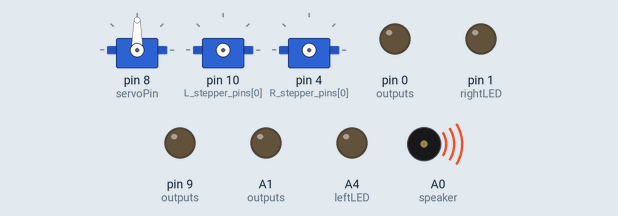
Simulated run of this sketch. Board: Arduino Uno, built with avr-gcc and run on an emulated ATmega328P. Parts: 3 × servo, output pins drawn as LEDs (lit = HIGH), buzzer (waves = sounding). Wiring (inferred from the names in the program): 2 × servo: signal pin 4 / signal pin 10. Random numbers use the default seed unless the sketch sets one; EEPROM starts erased; servo pulses on a pin are drawn as a servo (544–2400 µs = 0–180°); pins used as bus, display or sensor lines are not drawn. At 85.5 s the program stops and its outputs stay as they are.

Above: at 0.1 s.
At 0.6 s:
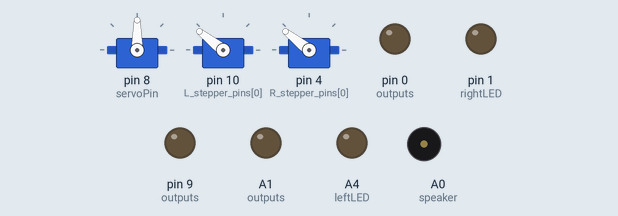
At 3.1 s:
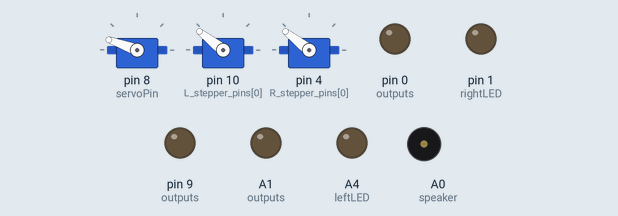
At 85.5 s:
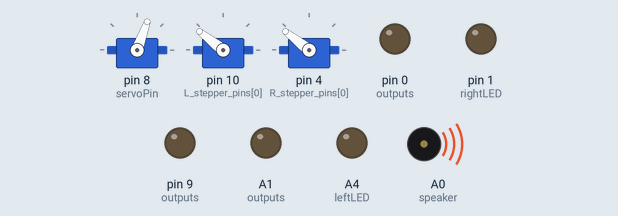
Timing chart, 0 to 87.0 s (numbered marks = the images above):
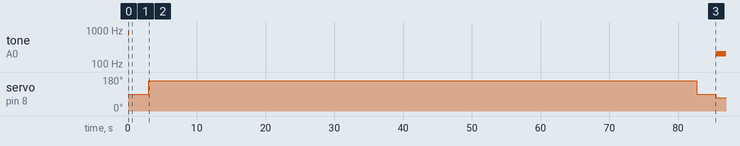

The sketch:

OSTR_patterns.ino
```cpp
// (licence header left out)
// [Tools] -> [Programmer] -> "USBtinyISP"
// [Tools] -> [Board] -> "Pro Trinket 3V/12 Mhz (USB)"

// Draws random patterns


#include <Servo.h>
#include <EEPROM.h>

// setup servo
int servoPin = 8;
int PEN_DOWN = 160; // angle of servo when pen is down
int PEN_UP = 90;   // angle of servo when pen is up
Servo penServo;

// robot specific parameters
float wheel_dia=51.75;     //   mm (increase = decrease distance
float wheel_base=74.0; //   mm (increase = spiral in)
byte leftDetector = A5;
byte leftEmitter = 0;
byte leftLED = A4;
byte rightDetector = A2;
byte rightEmitter = 9;
byte rightLED = 1;
byte button = A3;
byte speaker = A0;       // optional, if connected
byte speaker_sink = A1;

// Stepper parameters
int steps_rev=512;      //   512 for 64x gearbox, 128 for 16x gearbox
int delay_time=2;       //   time between steps in ms
int L_stepper_pins[] = {10, 12, 13, 11};  //PB2, PB4, PB5, PB3 [wires org->pink->blue->yel]
int R_stepper_pins[] = {4, 6, 5, 3};      //PD4, PD6, PD5, PD3

//               0b76543210
byte L_seq[4] = { B00100100,  //port PB
                  B00110000,
                  B00011000,
                  B00001100};

byte R_seq[4] = { B00011000,  // port PD
                  B01001000,
                  B01100000,
                  B00110000};

// arrays to help with setup
byte inputs[] = {leftDetector, rightDetector, button};
byte outputs[] = {leftEmitter, leftLED, rightEmitter, rightLED, servoPin, speaker, speaker_sink};

byte last_choice;  // remember laster pattern drawn (0 spiral, 1 snowflake)


void setup() {
  randomSeed(analogRead(A3));  // randomize on floating input
  for(int pin=0; pin<4; pin++){
    pinMode(L_stepper_pins[pin], OUTPUT);
    digitalWrite(L_stepper_pins[pin], LOW);
    pinMode(R_stepper_pins[pin], OUTPUT);
    digitalWrite(R_stepper_pins[pin], LOW);
  }
  // configure inputs
  for(int input=0; input<(sizeof(inputs)/sizeof(byte)); input++){
    pinMode(inputs[input], INPUT_PULLUP);
  }
  // configure outputs
  for(int output=0; output<(sizeof(outputs)/sizeof(byte)); output++){
    pinMode(outputs[output], OUTPUT);
    digitalWrite(output, LOW);
  }

  last_choice = EEPROM.read(1);
  if (last_choice > 1) {
    last_choice = 1; // may be very large first time
    EEPROM.write(1, last_choice);
  }

  tone(speaker, 800, 200);
  penServo.attach(servoPin);
  penUp();
}


void loop() {
  int length = random(30, 60);
  int petals = random(3, 8);
  int angle = random(50, 70);

  last_choice = !last_choice;
  EEPROM.write(1, last_choice);
  if(last_choice){// snowflake
    blinkEyes(petals);
    penDown();
    for (int petal = 0; petal < petals; petal++) {
      moveForward(length);
      turnRight(angle);
      moveForward(length);
      turnLeft(angle);
      moveBackward(length);
      turnRight(angle);
      moveBackward(length);
      turnRight(360/petals - angle);
    }
  }
  else{ // petal
    angle = 75;

    // move away from center
    turnRight(45);
    moveBackward(length/2);
    turnLeft(45);

    // half size on first leg
    float size = length;
    moveForward(size * 0.25);
    penDown();
    moveForward(size * 0.75);
    turnRight(angle);
    size = size -1;

    // start the spiral
    while(size > 0){
      moveForward(size);
      turnRight(angle);
      size = size -1;
    }
  }

  penUp();
  moveForward(100); // move out of way
  done();      // releases stepper motor
  tone(speaker, 200, 200);
  while(1);    // wait for reset
}

// ----- HELPER FUNCTIONS -----------
int step(float distance){
  float steps = distance * steps_rev / (wheel_dia * 3.1412); //24.61
  return int(steps);
}


void moveBackward(float distance){
  int steps = step(distance);
  for(int step=0; step<steps; step++){
    for(int mask=0; mask<4; mask++){
      PORTB = PORTB | L_seq[mask];
      PORTD = PORTD | R_seq[mask];
      delay(delay_time);
      PORTB = PORTB & ~L_seq[mask];
      PORTD = PORTD & ~R_seq[mask];
    }
  }
}


void moveForward(float distance){
  int steps = step(distance);
  for(int step=0; step<steps; step++){
    for(int mask=0; mask<4; mask++){
      PORTB = PORTB | L_seq[3-mask];
      PORTD = PORTD | R_seq[3-mask];
      delay(delay_time);
      PORTB = PORTB & ~L_seq[mask];
      PORTD = PORTD & ~R_seq[mask];
    }
  }
}


void turnLeft(float degrees){
  //float rotation = degrees / 360.0;
  float rotation = getNearestAngle(degrees) / 360.0;
  float distance = wheel_base * 3.1412 * rotation;
  int steps = step(distance);
  for(int step=0; step<steps; step++){
    for(int mask=0; mask<4; mask++){
      PORTB = PORTB | L_seq[3 - mask];
      PORTD = PORTD | R_seq[mask];
      delay(delay_time);
      PORTB = PORTB & ~L_seq[3 - mask];
      PORTD = PORTD & ~R_seq[mask];
    }
  }
}


void turnRight(float degrees){
  //float rotation = degrees / 360.0;
  float rotation = getNearestAngle(degrees) / 360.0;
  float distance = wheel_base * 3.1412 * rotation;
  int steps = step(distance);
  for(int step=0; step<steps; step++){
    for(int mask=0; mask<4; mask++){
      PORTB = PORTB | L_seq[mask];
      PORTD = PORTD | R_seq[3-mask];
      delay(delay_time);
      PORTB = PORTB & ~L_seq[mask];
      PORTD = PORTD & ~R_seq[3-mask];
    }
  }
}


void circle(int diameter){
  int circumference = diameter * 3.1412;
  int sides = 10+diameter/3.0;
  if(sides>20){
    sides=20;
  }
  float length = circumference / sides;
  for(int x=0; x<sides; x++){
    moveForward(length);
    turnRight(360/sides);
  }
}


void done(){ // unlock stepper to save battery
  for(int mask=0; mask<4; mask++){
    for(int pin=0; pin<4; pin++){
      digitalWrite(R_stepper_pins[pin], LOW);
      digitalWrite(L_stepper_pins[pin], LOW);
    }
  }
  penServo.write(PEN_UP - 20);
  delay(10);
  penServo.detach();
}


void penUp(){
  delay(250);
  penServo.write(PEN_UP);
  delay(250);
}


void penDown(){
  delay(250);
  penServo.write(PEN_DOWN);
  delay(250);
}


float getNearestAngle(float angle_){
  // code contributed by Instructable user PMPU_student
  /*
  Lets rotate by 58 degrees.
  turnRight(58); // rotate only by 57.631138392857146 degrees(that is the
  value that is the closest to the desired one _and_ is lesser than it).
  That means you are doing a certain amount of motor steps. But if you do
  one more step during rotation you will rotate by 58.0078125 degrees,
  which is much more precise(but it is greater than desired value, thats
  why in original code it is not picked). The thing is that original code
  always decides to rotate by value that is lesser than desired value while
  it is sometimes worse than choosing the value that is bigger.
  My code chooses from both variants, minimizing the error.
  */
  float angle = 0;
  int step = 0;
  float previousAngle = 0;
  float step_length = 3.1412 * wheel_dia / steps_rev;
  while(!(previousAngle <= angle_ && angle_ <= angle)){
    step += 1;
    previousAngle = angle;
    angle = step * step_length * 360 / (wheel_base * 3.1412) + 0.01;
    }
  float dif1 = angle_- angle;
  float dif2 = angle_- previousAngle;
  if(abs(dif1) < abs(dif2)){
    return angle;
  }else{
    return previousAngle;
  }
}


//Aliases for compatiblity with other Turtle program's commands

void forward(float distance){
  moveForward(distance);
}

void backward(float distance){
  moveBackward(distance);
}

void left(float angle){
  turnLeft(angle);
}

void right(float angle){
  turnRight(angle);
}

void penup(){
  penUp();
}

void pendown(){
  penDown();
}

void fd(float distance){
  moveForward(distance);
}

void bk(float distance){
  moveBackward(distance);
}

void lt(float angle){
  turnLeft(angle);
}

void rt(float angle){
  turnRight(angle);
}

void pu(){
  penUp();
}

void pd(){
  penDown();
}


void blinkEyes(int blinks){
  for(int x=0; x<blinks; x++){
    digitalWrite(leftLED, HIGH);
    digitalWrite(rightLED, HIGH);
    delay(200);
    digitalWrite(leftLED, LOW);
    digitalWrite(rightLED, LOW);
    delay(200);
  }
}
```

Measured:
- by itself, tone on A0 (speaker): silent → 800 Hz at 0.00 s, → silent 0.20 s later, → 200 Hz 85.3 s later
- by itself, servo on pin 8 (servoPin): 90° → 160° at 3.1 s, → 90° 79.6 s later, → 70° 2.8 s later
